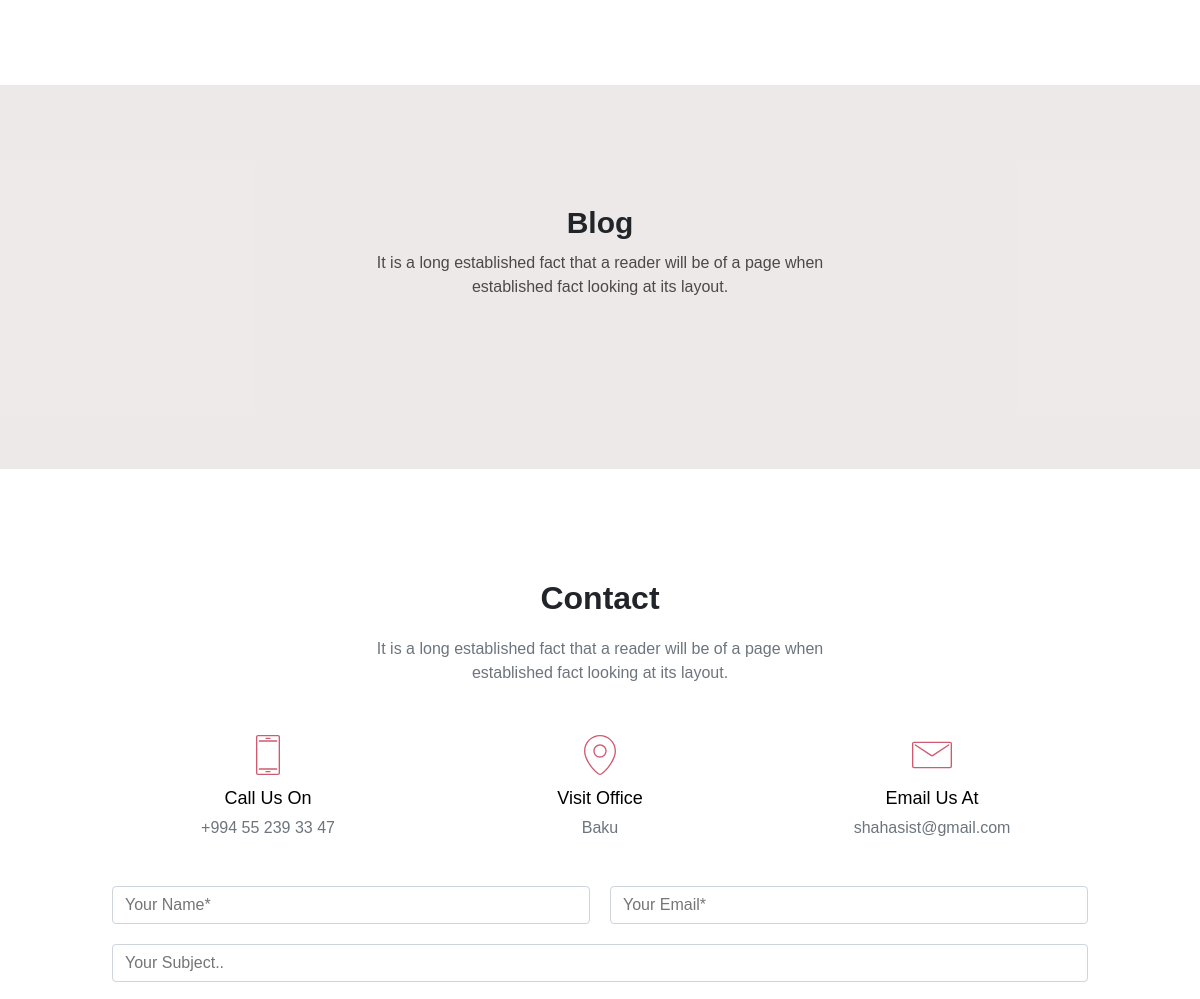
Before: / (middle part) with the older database file.
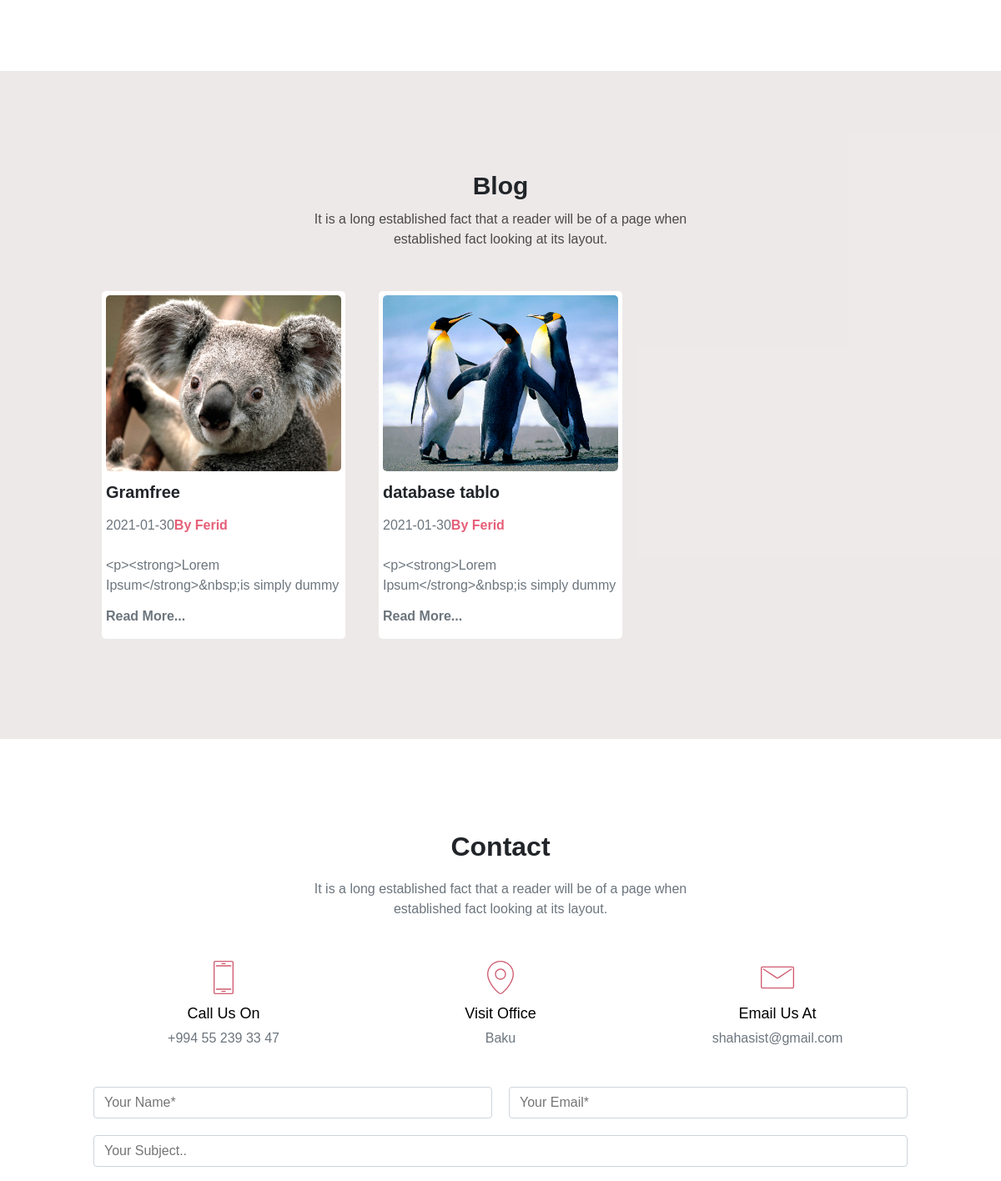
After: the same page with the newer database file.
### models.py (models this page shows)
class Blogs(db.Model):
    id = db.Column(db.Integer, primary_key=True)
    blogTitle = db.Column(db.String,nullable=False)
    blogDetail = db.Column(db.Text,nullable=False)
    blogAuthor = db.Column(db.String,nullable=False)
    blogDate = db.Column(db.Date,default=date.today())
    blogImage = db.Column(db.String,nullable=False)
    blogStatus = db.Column(db.Boolean,default=True)

### app/routes.py (the view)
@app.route('/',methods=['GET','POST'])
def homePage():
    blog=Blogs.query.all()
    if request.method == 'POST':
        form = Form(userName=request.form['name'],userEmail=request.form['email'],
            userSubject=request.form['subject'],userMessage=request.form['comments'])
        db.session.add(form)
        db.session.commit()
        return redirect ('/')
    return render_template('app/index.html',blog=blog)

### app/templates/app/index.html (shortened to what this page needs)
{% extends "app/layout.html" %}
{% block content_body %}
<section id="portfolio" class="pv-10x">
</section>
<section id="blog" class="pv-10x">
    <div class="an">
        <div class="qutu1 mv-2x">
            <h2>Blog</h2>
            <p class="m-2x">It is a long established fact that a reader will be of a page when established fact
                looking at its
                layout.</p>
        </div>
        <div class="qutu2 m-2x">
            {% for blog in blog %}
            <div class="oxu"><img src="{{blog.blogImage}}">
                <h2 class="mt-1x"><a href="/blog/{{blog.id}}"
                        style="color: #212529;text-decoration: none;">{{blog.blogTitle}}</a></h2>
                <div class="izahat">
                    <p class="tarix mv-1x">{{blog.blogDate}}</p><span class="color-red">{{blog.blogAuthor}}</span>
                    <p class="meqale">{{blog.blogDetail}}</p>
                    <p class="ardi mv-1x"><a href="/blog/{{blog.id}}">Read More...</a></p>
                </div>
            </div>
            {% endfor %}
        </div>
    </div>
</section>
{% endblock %}

Changed rows visible on the page:
added Blogs: blogImage (picture), blogTitle "Gramfree", blogDate "2021-01-30", blogAuthor "By Ferid", blogDetail "<p><strong>Lorem Ipsum</strong>&nbsp;is simply dummy…"
added Blogs: blogImage (picture), blogTitle "database tablo", blogDate "2021-01-30", blogAuthor "By Ferid", blogDetail "<p><strong>Lorem Ipsum</strong>&nbsp;is simply dummy…"
